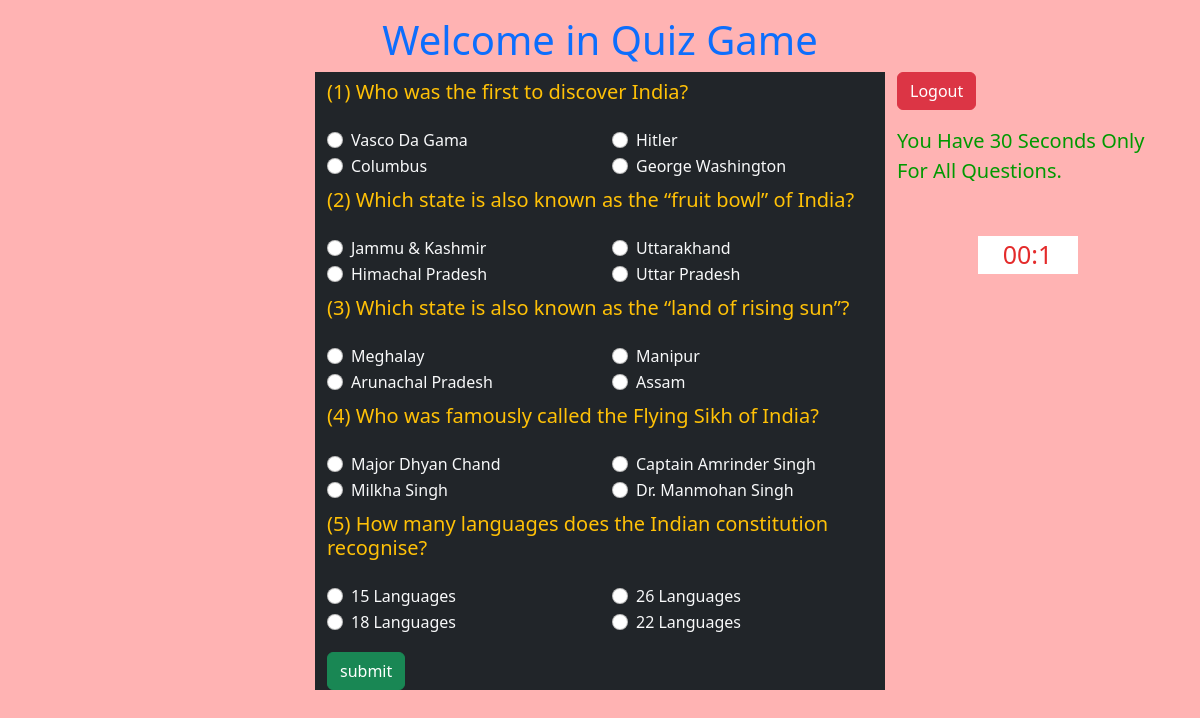
/hardquiz.php (signed in), run on the app's committed database.
### tables this page shows
CREATE TABLE `questions` (
  `quis_id` int(11) NOT NULL,
  `questions` varchar(255) NOT NULL,
  `level_id` int(11) NOT NULL,
  `option1` varchar(255) DEFAULT NULL,
  `option2` varchar(255) DEFAULT NULL,
  `option3` varchar(255) DEFAULT NULL,
  `option4` varchar(255) DEFAULT NULL,
  `user_ans` varchar(255) DEFAULT NULL
);

### hardquiz.php (the view, shortened to what this page needs)
<?php
   include 'connection.php';
   include 'header.php';
   $sql = "select * from questions where level_id = 3";
   $query = mysqli_query($conn,$sql) or die("Query is failed");
   if($query)
   {
       if(mysqli_num_rows($query)>0)
       {
   ?>
<div class="row">
<div class="col-sm-3">
</div>
<div class="col-sm-6 bg-dark text-light">
   <form  method ="post"action="result.php" >
      <?php
         $i=1;
          while($row = mysqli_fetch_assoc($query))
          {
         ?>
      <h5 class=" text-warning  mt-2 mb-3 "> <?php echo "($i) ".$row['questions'];?></h5>
      <div class="row">
         <div class="col-sm-6 mt-2">
            <div class="form-check">
               <input type="radio" class="form-check-input text-light " id="radio1" name="<?php echo $row['quis_id'];?>" value="<?php echo $row['option1'];?>" ><?php echo $row['option1'];?>
            </div>
            <div class="form-check">
               <input type="radio" class="form-check-input text-light " id="radio1" name="<?php echo $row['quis_id'];?>" value="<?php echo $row['option2'];?>" ><?php echo $row['option2'];?>
            </div>
         </div>
         <div class="col-sm-6 mt-2">
            <div class="form-check">
               <input type="radio" class="form-check-input text-light " id="radio1" name="<?php echo $row['quis_id'];?>" value="<?php echo $row['option3'];?>" ><?php echo $row['option3'];?>
            </div>
            <div class="form-check">
               <input type="radio" class="form-check-input text-light " id="radio1" name="<?php echo $row['quis_id'];?>" value="<?php echo $row['option4'];?>" ><?php echo $row['option4'];?>
            </div>
         </div>
      </div>
      <?php
         $i++;}
           }
         }
         ?>
      <input type="submit" class="btn btn-success mt-3" name="submit" value="submit">
   </form>
</div>
<div class="col-sm-3">
<a href="logout.php" class="btn btn-danger mb-3">Logout</a>
   <p id="alert">You Have 30 Seconds Only For All Questions.</p>
   <div id="js_timer">
      <div id="timer">
      </div>
   </div>
</div>

### css/style.css (style rules this page uses)
body { background: #ffb3b3; }
#alert { color:#009900; font-size: 20px; }
#js_timer { text-align: center; }
#timer { background: #fff; color: rgb(228, 43, 43); width: 100px; margin: 50px auto; font-size: 25px; }

### data on the page
questions: questions "Who was the first to discover India?", option1 "Vasco Da Gama", option2 "Columbus", option3 "Hitler", option4 "George Washington"
questions: questions "Which state is also known as the “fruit bowl” of India?", option1 "Jammu & Kashmir", option2 "Himachal Pradesh", option3 "Uttarakhand", option4 "Uttar Pradesh"
questions: questions "Which state is also known as the “land of rising sun”?", option1 "Meghalay", option2 "Arunachal Pradesh", option3 "Manipur", option4 "Assam"
questions: questions "Who was famously called the Flying Sikh of India?", option1 "Major Dhyan Chand", option2 "Milkha Singh", option3 "Captain Amrinder Singh", option4 "Dr. Manmohan Singh"
questions: questions "How many languages does the Indian constitution recognise?", option1 "15 Languages", option2 "18 Languages", option3 "26 Languages", option4 "22 Languages"
